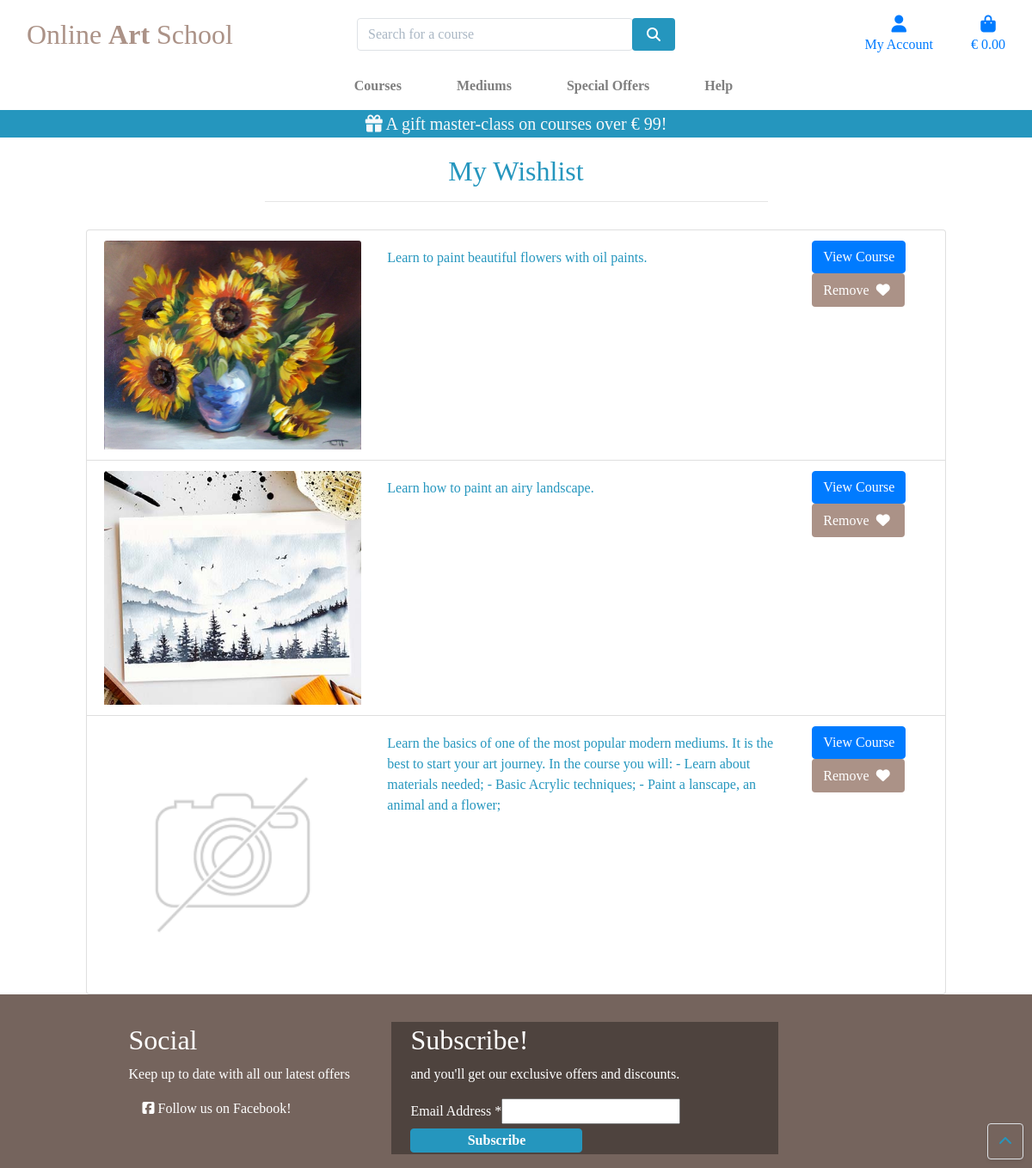
The page /profile/wishlist/ (signed in) on the database its author committed.
### profiles/models.py (models this page shows, shortened)
class WishItem(models.Model):
    user = models.ForeignKey('UserProfile', on_delete=models.CASCADE)
    course = models.ForeignKey('courses.Course', on_delete=models.CASCADE)
    category = models.ForeignKey('courses.Category', null=True, blank=True, on_delete=models.SET_NULL)

### courses/models.py (models this page shows, shortened)
class Course(models.Model):
    category = models.ForeignKey('Category', null=True, blank=True, on_delete=models.SET_NULL)
    sku = models.CharField(max_length=254, null=True, blank=True)
    name = models.CharField(max_length=254)
    description = models.TextField()
    is_open = models.BooleanField(default=False, null=True, blank=True)
    price = models.DecimalField(max_digits=6, decimal_places=2)
    image_url = models.URLField(max_length=1024, null=True, blank=True)
    image = models.ImageField(null=True, blank=True)
    video_url = models.URLField(max_length=1024, null=True, blank=True)
    video = EmbedVideoField(null=True, blank=True)

### profiles/views.py (the view)
# urls.py: path('wishlist/', views.wishlist, name='wishlist'),
@login_required
def wishlist(request):
    user = UserProfile.objects.get(user=request.user)
    wishlist_items = WishItem.objects.filter(user=user)
    return render(request, 'profiles/wishlist.html', {'wishlist_items': wishlist_items})

### bag/contexts.py (called while the page is built, shortened)
def bag_contents(request):
    bag_items = []
    total = 0
    course_count = 0
    free_mc = False
    bag = request.session.get('bag', {})
    if total < settings.FREE_MC_THRESHOLD:
        free_mc_delta = settings.FREE_MC_THRESHOLD - total
    else:
        free_mc = get_object_or_404(Course, pk=1)
        free_mc.price = 0
        free_mc_delta = 0
    context = {
        'bag_items': bag_items,
        'total': total,
        'course_count': course_count,
        'free_mc_threshold': settings.FREE_MC_THRESHOLD,
        'free_mc_delta': free_mc_delta,
        'free_mc': free_mc,
    }
    return context

### profiles/templates/profiles/wishlist.html (shortened to what this page needs)
{% extends "base.html" %}
{% load static %}
{% block page_header %}
    <div class="container header-container">
    </div>
{% endblock %}
{% block content %}
    <div class="container-fluid">
        <div class="row">
            <div class="col text-center mt-3">
                <h2 class="">My Wishlist</h2>
                <hr class="w-50 mb-1">
            </div>
        </div>
        <div class="row">
            <div class="course-container col-10 offset-1">
                <div class="row">
                    {% if wishlist_items %}
                        <ul class="list-group mt-3">
                            {% for item in wishlist_items %}
                            <li class="list-group-item">
                                <div class="row">
                                    <div class="col-md-4">
                                        <div class="card h-100 border-0">
                                        {% if item.course.image %}
                                            <img class="card-img-top img-fluid" src="{{ item.course.image.url }}" alt="{{ item.course.name }}">
                                        {% else %}
                                            <img class="card-img-top img-fluid" src="{{ MEDIA_URL }}noimage.png" alt="{{ item.course.name }}">
                                        {% endif %}
                                        </div>
                                    </div>
                                    <div class="col-md-6">
                                        <p>{{ item.course.description }}</p>
                                    </div>
                                    <div class="col-md-2">
                                        <a href="{% url 'course_detail' course_id=item.course.id %}" class="btn btn-primary">View Course</a>
                                        <a class="btn btn-beige text-danger" href="{% url 'remove_from_wishlist' item.id %}">Remove
                                            <span class="icon like">
                                                <i class="fas fa-heart"></i>
                                            </span>
                                        </a>
                                    </div>
                                </div>
                            </li>
                            {% endfor %}
                        </ul>
                        {% else %}
                        <p>Your wishlist is empty.</p>
                        {% endif %}
                    </div>
                </div>
            </div>
        </div>
    <div class="btt-button shadow-sm rounded border">
        <a class="btt-link d-flex h-100">
            <i class="fas fa-chevron-up mx-auto my-auto"></i>
        </a>
    </div>
{% endblock %}

### static/css/base.css (style rules this page uses)
html { height: 100%; }
body { background: url('/media/elena-mozhvilo-xw8DfYBaNbQ-unsplash.jpg') no-repeat center center fixed; background-size: cover; height: calc(100vh - 164px); color: #2596be; font-family: 'Georgia'; }
.icon { align-items: center; display: inline-flex; justify-content: center; height: 1.5rem; width: 1.5rem; }
.btn-beige { background: #ab9287 !important; color: white !important; }
.btt-button { height: 42px; width: 42px; position: fixed; bottom: 10px; right: 10px; }
.btt-link, .update-button, .remove-button { cursor: pointer; }
@media (min-width: 1200px) { .container { max-width: 80%; } }
@media (min-width: 992px) { .header-container { padding-top: 164px; } }

### rows shown on the page
WishItem: course.image (picture), course.description "Learn to paint beautiful flowers with oil paints."
WishItem: course.image (picture), course.description "Learn how to paint an airy landscape."
WishItem: course.description "Learn the basics of one of the most popular modern mediums. It is the best to start your art journey. In the course you will: - Learn about materials needed; - Basic Acrylic techniques; - Paint a lanscape, an animal and a flower;"

### other values the page prints
{{ free_mc_threshold }} "99"
